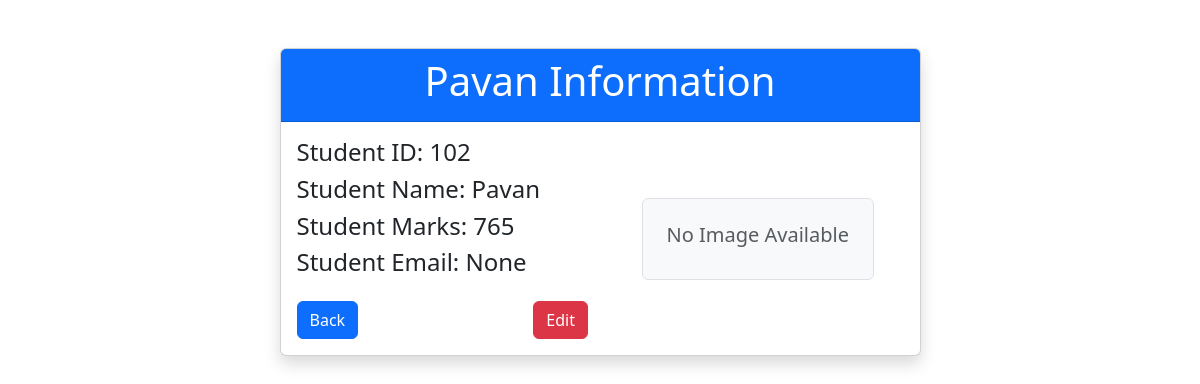
The app's page /find/2/ with its own data.
### myapp/models.py (models this page shows)
class Student(models.Model):
    StuId = models.IntegerField()
    StuName = models.CharField(max_length=30)
    Stumarks = models.IntegerField()
    StuEmail = models.EmailField(max_length=20, null=True, blank=True)
    StuImg = models.ImageField(upload_to='images/',null=True, blank=True)

### myapp/views.py (the view)
# urls.py: path('find/<int:id>/',views.getStudent),
def getStudent(request,id):
    student = get_object_or_404(Student,id=id)
    return render(request,'myapp/find.html',{'stu':student})

### templates/myapp/find.html
<!DOCTYPE html>
{% extends 'myapp/base.html' %}
{%block contentblock%}
        <div class="container mt-5">
           <div class="row d-flex justify-content-center">
            <div class="col-md-7">
                <div class="card shadow">
                    <div class="card-header text-center text-white bg-primary">
                        <p class="h1">{{stu.StuName}} Information</p>
                    </div>
                    <div class="card-body">
                        <div class="row">
                            <div class="col-md-6  ">
                                <p class="h4">Student ID: {{stu.StuId}}</p>
                                <p class="h4">Student Name: {{stu.StuName}}</p>
                                <p class="h4">Student Marks: {{stu.Stumarks}}</p>
                                <p class="h4">Student Email: {{stu.StuEmail}}</p>
                               <div class="mt-4">
                                    <a href="/" class="btn btn-primary btn-md">Back</a>
                                    <a href="/edit/{{stu.id}}" class="btn float-end btn-md btn-danger">Edit</a>
                               </div>
                            </div>
                            <div class="col-md-6 d-flex justify-content-center align-items-center">
                                {%if stu.StuImg%}
                                    <img src={{stu.StuImg.url}} alt="{{stu.StuName}}" class="img-fluid rounded border" style="max-height: 200px; object-fit: cover;" >
                                {%else%}
                                    <div class="p-4 bg-light border rounded">
                                        <p class="h5 text-muted">No Image Available</p>
                                    </div>
                                {%endif%}
                            </div>
                        </div>
                    </div>
                </div>
            </div>
           </div>
        </div>
{%endblock%}

### records on screen
Student: StuName "Pavan", StuId "102", Stumarks "765", StuEmail "None"
